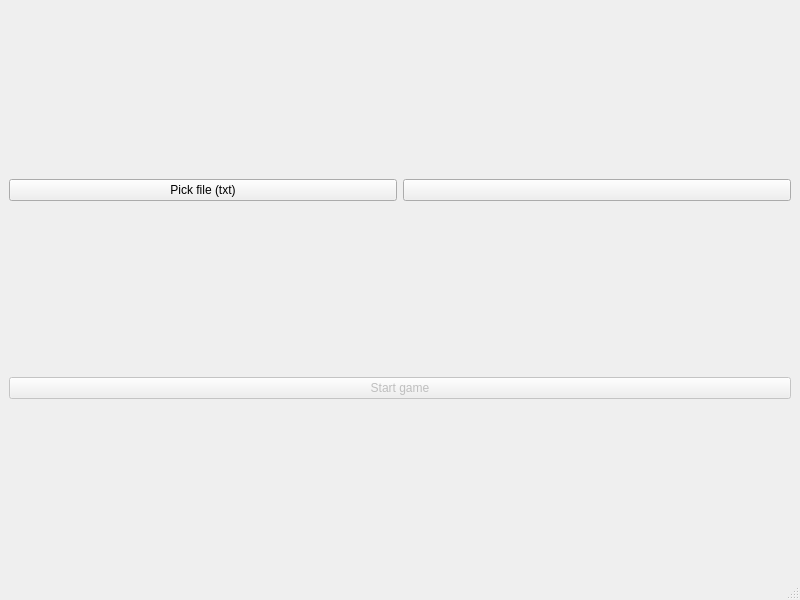
<?xml version="1.0" encoding="UTF-8"?>
<ui version="4.0">
 <class>MainWindow</class>
 <widget class="QMainWindow" name="MainWindow">
  <property name="geometry">
   <rect>
    <x>0</x>
    <y>0</y>
    <width>800</width>
    <height>600</height>
   </rect>
  </property>
  <property name="windowTitle">
   <string>MainWindow</string>
  </property>
  <widget class="QWidget" name="centralwidget">
   <layout class="QGridLayout" name="gridLayout">
    <item row="1" column="0">
     <layout class="QHBoxLayout" name="horizontalLayout">
      <item>
       <widget class="QPushButton" name="selectFile">
        <property name="text">
         <string>Pick file (txt)</string>
        </property>
       </widget>
      </item>
      <item>
       <widget class="QPushButton" name="colorPicker">
        <property name="text">
         <string/>
        </property>
       </widget>
      </item>
     </layout>
    </item>
    <item row="3" column="0">
     <layout class="QHBoxLayout" name="horizontalLayout_2">
      <item>
       <widget class="QPushButton" name="startGame">
        <property name="enabled">
         <bool>false</bool>
        </property>
        <property name="text">
         <string>Start game</string>
        </property>
       </widget>
      </item>
     </layout>
    </item>
   </layout>
  </widget>
  <widget class="QMenuBar" name="menubar">
   <property name="geometry">
    <rect>
     <x>0</x>
     <y>0</y>
     <width>800</width>
     <height>22</height>
    </rect>
   </property>
  </widget>
  <widget class="QStatusBar" name="statusbar"/>
 </widget>
 <resources/>
 <connections/>
</ui>
